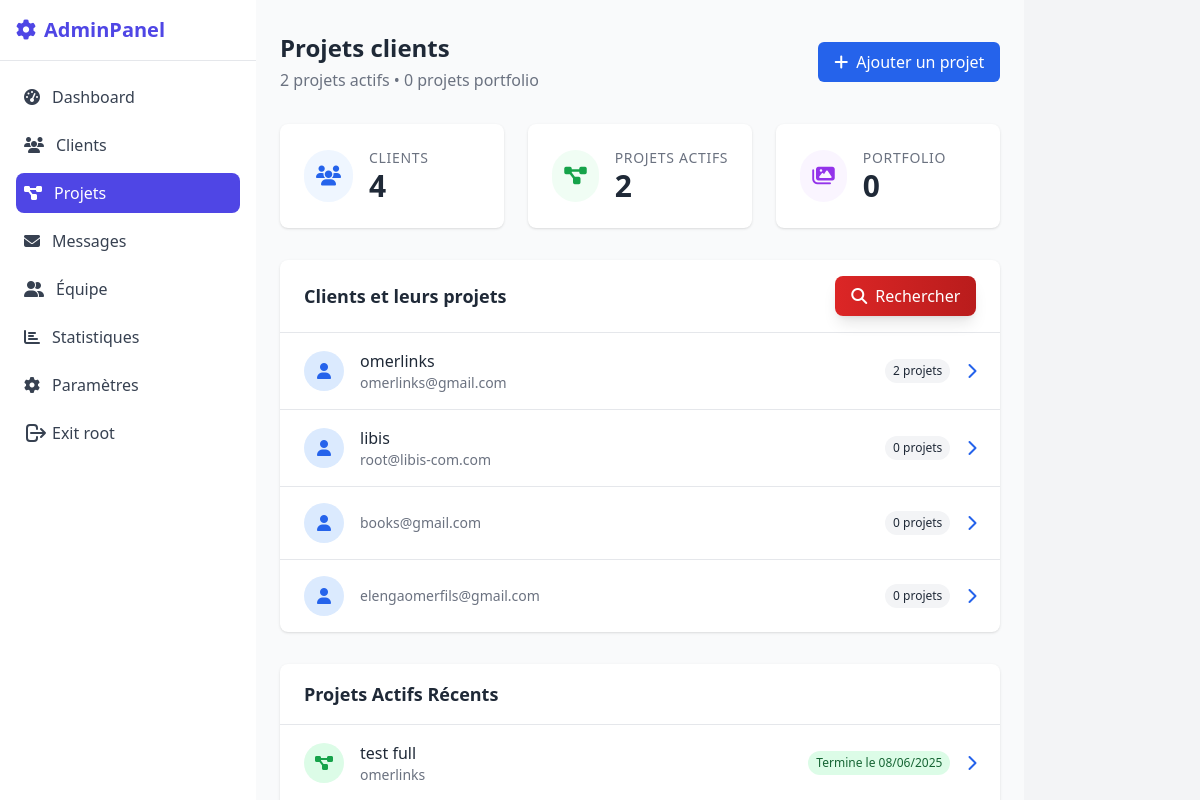
The app's page /administre/projects/ (signed in), older data.
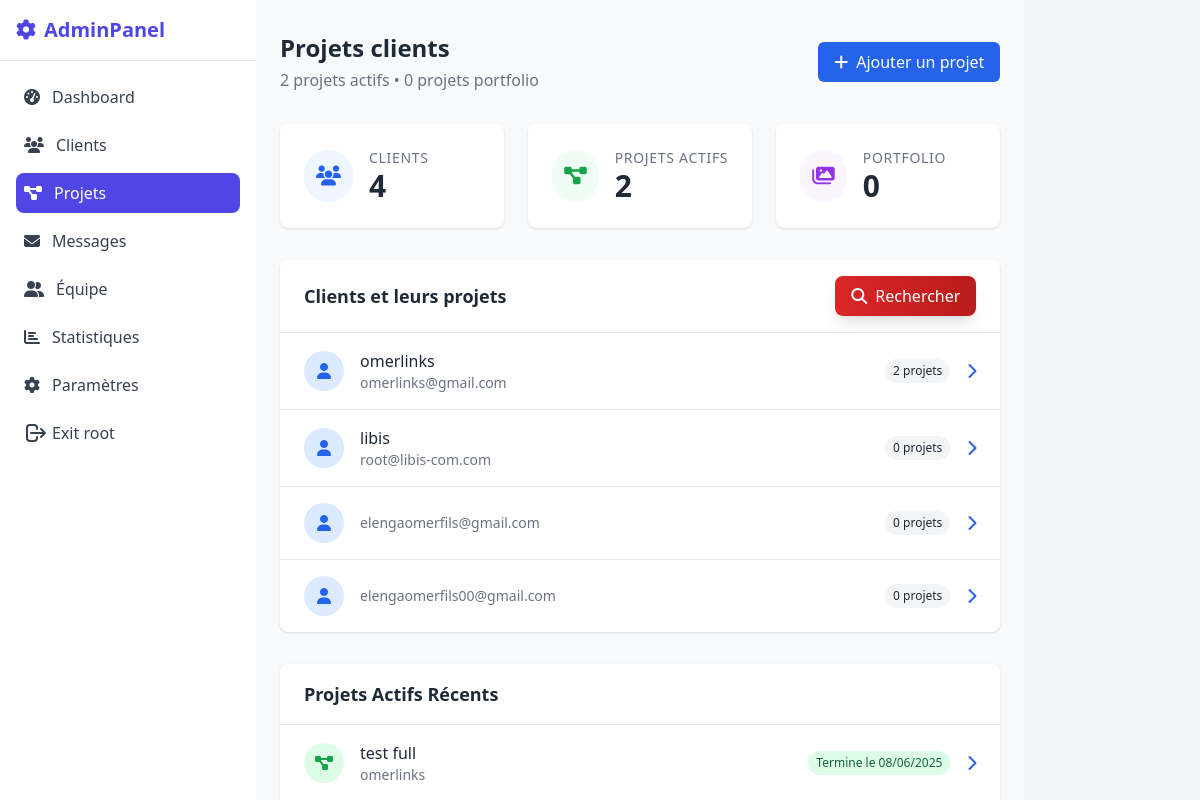
The same page, newer data.
### core/models.py (models this page shows, shortened)
class Client(models.Model):
    user = models.OneToOneField(
        User,
        on_delete=models.CASCADE,
        primary_key=True,  # Ceci garantit l'unicité
        verbose_name=_('user account')
    )
    entreprise = models.CharField(
        _('company'),
        max_length=100,
        help_text=_('The name of the company.')
    )
    profile_complete = models.BooleanField(
        _('profile complete'),
        default=False
    )
    telephone = models.CharField(
        _('phone number'),
        max_length=20,
        validators=[RegexValidator(r'^\+?1?\d{9,15}$')],
        help_text=_('Phone number in international format.')
    )
    secteur_activite = models.CharField(
        _('activity sector'),
        max_length=100,
        blank=True,
        null=True
    )
    adresse = models.TextField(
        _('address'),
        blank=True,
        null=True
    )
    date_inscription = models.DateTimeField(
        _('signup date'),
        auto_now_add=True
    )
    class Meta:
        verbose_name = _('Client')
        verbose_name_plural = _('Clients')
        ordering = ['-date_inscription']

class User(AbstractUser):
    is_client = models.BooleanField(
        _('client status'),
        default=False,
        help_text=_('Designates whether the user is a client.')
    )
    email_verified = models.BooleanField(
        _('email verified'),
        default=False,
        help_text=_('Designates whether the user has verified their email address.')
    )
    verification_uuid = models.UUIDField(
        _('verification UUID'),
        default=uuid.uuid4,
        editable=False,
        unique=True
    )
    profile_complete = models.BooleanField(
        _('profile complete'),
        default=False
    )
    class Meta:
        verbose_name = _('User')
        verbose_name_plural = _('Users')
        ordering = ['-date_joined']
    def __str__(self):
        return self.username

class Projets_user(models.Model):
    client = models.ForeignKey(Client, on_delete=models.CASCADE, related_name='fichiers')
    titre = models.CharField(max_length=100)
    fichier = models.FileField(upload_to='clients/fichiers/', blank=True, null=True)
    date_ajout = models.DateTimeField(auto_now_add=True)  # This is your date field
    description = models.TextField(blank=True)
    image = models.ImageField(upload_to='clients/images/', blank=True, null=True)
    video = models.FileField(upload_to='clients/videos/', blank=True, null=True)
    date_debut = models.DateField(blank=True, null=True)
    date_fin = models.DateField(blank=True, null=True)
    status = models.BooleanField(
        _('status'),
        default=False,
        help_text=_('status project.')
    )
    slug = models.SlugField(unique=True, blank=True, null=True)
    class Meta:
        verbose_name = _("Projets_user")
        verbose_name_plural = _("Projets_user")
        ordering = ['-date_ajout']

### core/views.py (the view)
# urls.py: path('projects/',  admin_client_projects_view, name='admin_client_projects'),
@staff_member_required
def admin_client_projects_view(request):
    clients = Client.objects.annotate(
        projets_user_count=Count('fichiers')  # Utilisez le related_name correct
    ).prefetch_related('fichiers').order_by('-projets_user_count')
    paginator = Paginator(clients, 25)
    page_number = request.GET.get('page')
    page_obj = paginator.get_page(page_number)
    context = {
        'page_obj': page_obj,
        'active_projects': Projets_user.objects.filter(
            Q(date_fin__gte=timezone.now()) | Q(date_fin__isnull=True)
        ).select_related('client'),
        'active_projects_count': Projets_user.objects.filter(
            Q(date_fin__gte=timezone.now()) | Q(date_fin__isnull=True)
        ).count(),
        'portfolio_projects_count': Projet.objects.count(),
        'page_title': _('Projets clients'),
        'can_add_project': request.user.has_perm('core.add_projets_user')
    }
    return render(request, 'admin/client_projects.html', context)

### core/templates/admin/client_projects.html (shortened to what the changed rows need)
{% extends "admin/basee.html" %}
{% load i18n static %}
{% block content %}
<div class="min-h-screen bg-gray-50 px-6 py-8">
    <div class="mb-8 flex justify-between items-center">
        <div>
            <h1 class="text-2xl font-semibold text-gray-800">{{ page_title }}</h1>
        </div>
    </div>
    <div class="bg-white shadow rounded-lg overflow-hidden mb-8">
        <div class="px-6 py-4 border-b border-gray-200 flex justify-between items-center">
            <h2 class="text-lg font-semibold text-gray-800">{% trans "Clients et leurs projets" %}</h2>
        </div>
        <div class="divide-y divide-gray-200">
            {% for client in page_obj %}
            <div class="px-6 py-4 hover-bg-gray-50 transition-colors duration-150">
                <div class="flex items-center justify-between">
                    <div class="flex items-center">
                        <div class="w-10 h-10 rounded-full bg-blue-100 flex items-center justify-center text-blue-600 mr-4">
                            <i class="fas fa-user"></i>
                        </div>
                        <div>
                            <h3 class="font-medium text-gray-800">{{ client.entreprise }}</h3>
                            <p class="text-sm text-gray-500">{{ client.user.email }}</p>
                        </div>
                    </div>
                    <div class="flex items-center">
                        <span class="px-2 py-1 bg-gray-100 text-gray-800 text-xs rounded-full mr-4">
                        </span>
                        <a href="{% url 'admin:core_client_change' client.user_id %}" class="text-blue-600 hover:text-blue-800">
                            <i class="fas fa-chevron-right"></i>
                        </a>
                    </div>
                </div>
            </div>
            {% empty %}
            <div class="px-6 py-8 text-center text-gray-500">
                <i class="fas fa-inbox text-4xl mb-2"></i>
                <p>{% trans "Aucun client trouvé" %}</p>
            </div>
            {% endfor %}
        </div>
    </div>
    <div class="bg-white shadow rounded-lg overflow-hidden">
        <div class="px-6 py-4 border-b border-gray-200">
            <h2 class="text-lg font-semibold text-gray-800">{% trans "Projets Actifs Récents" %}</h2>
        </div>
        <div class="divide-y divide-gray-200">
            {% for project in active_projects|slice:":5" %}
            <div class="px-6 py-4 hover-bg-gray-50 transition-colors duration-150">
                <div class="flex items-center justify-between">
                    <div class="flex items-center">
                        <div class="w-10 h-10 rounded-full bg-green-100 flex items-center justify-center text-green-600 mr-4">
                            <i class="fas fa-project-diagram"></i>
                        </div>
                        <div>
                            <h3 class="font-medium text-gray-800">{{ project.titre }}</h3>
                            <p class="text-sm text-gray-500">{{ project.client.entreprise }}</p>
                        </div>
                    </div>
                    <div class="flex items-center">
                        <span class="px-2 py-1 bg-green-100 text-green-800 text-xs rounded-full mr-4 project-badge">
                            {% if project.date_fin %}
                                {% trans "Termine le" %} {{ project.date_fin|date:"d/m/Y" }}
                            {% else %}
                                {% trans "En cours" %}
                            {% endif %}
                        </span>
                        <a href="{% url 'admin:core_projets_user_change' project.id %}" class="text-blue-600 hover:text-blue-800">
                            <i class="fas fa-chevron-right"></i>
                        </a>
                    </div>
                </div>
            </div>
            {% empty %}
            <div class="px-6 py-8 text-center text-gray-500">
                <i class="fas fa-inbox text-4xl mb-2"></i>
                <p>{% trans "Aucun projet actif trouvé" %}</p>
            </div>
            {% endfor %}
        </div>
    </div>
</div>
{% endblock %}

Row changes from the older to the newer data that the page shows:
removed Client: user.email "books@gmail.com"
added Client: user.email "elengaomerfils00@gmail.com"
